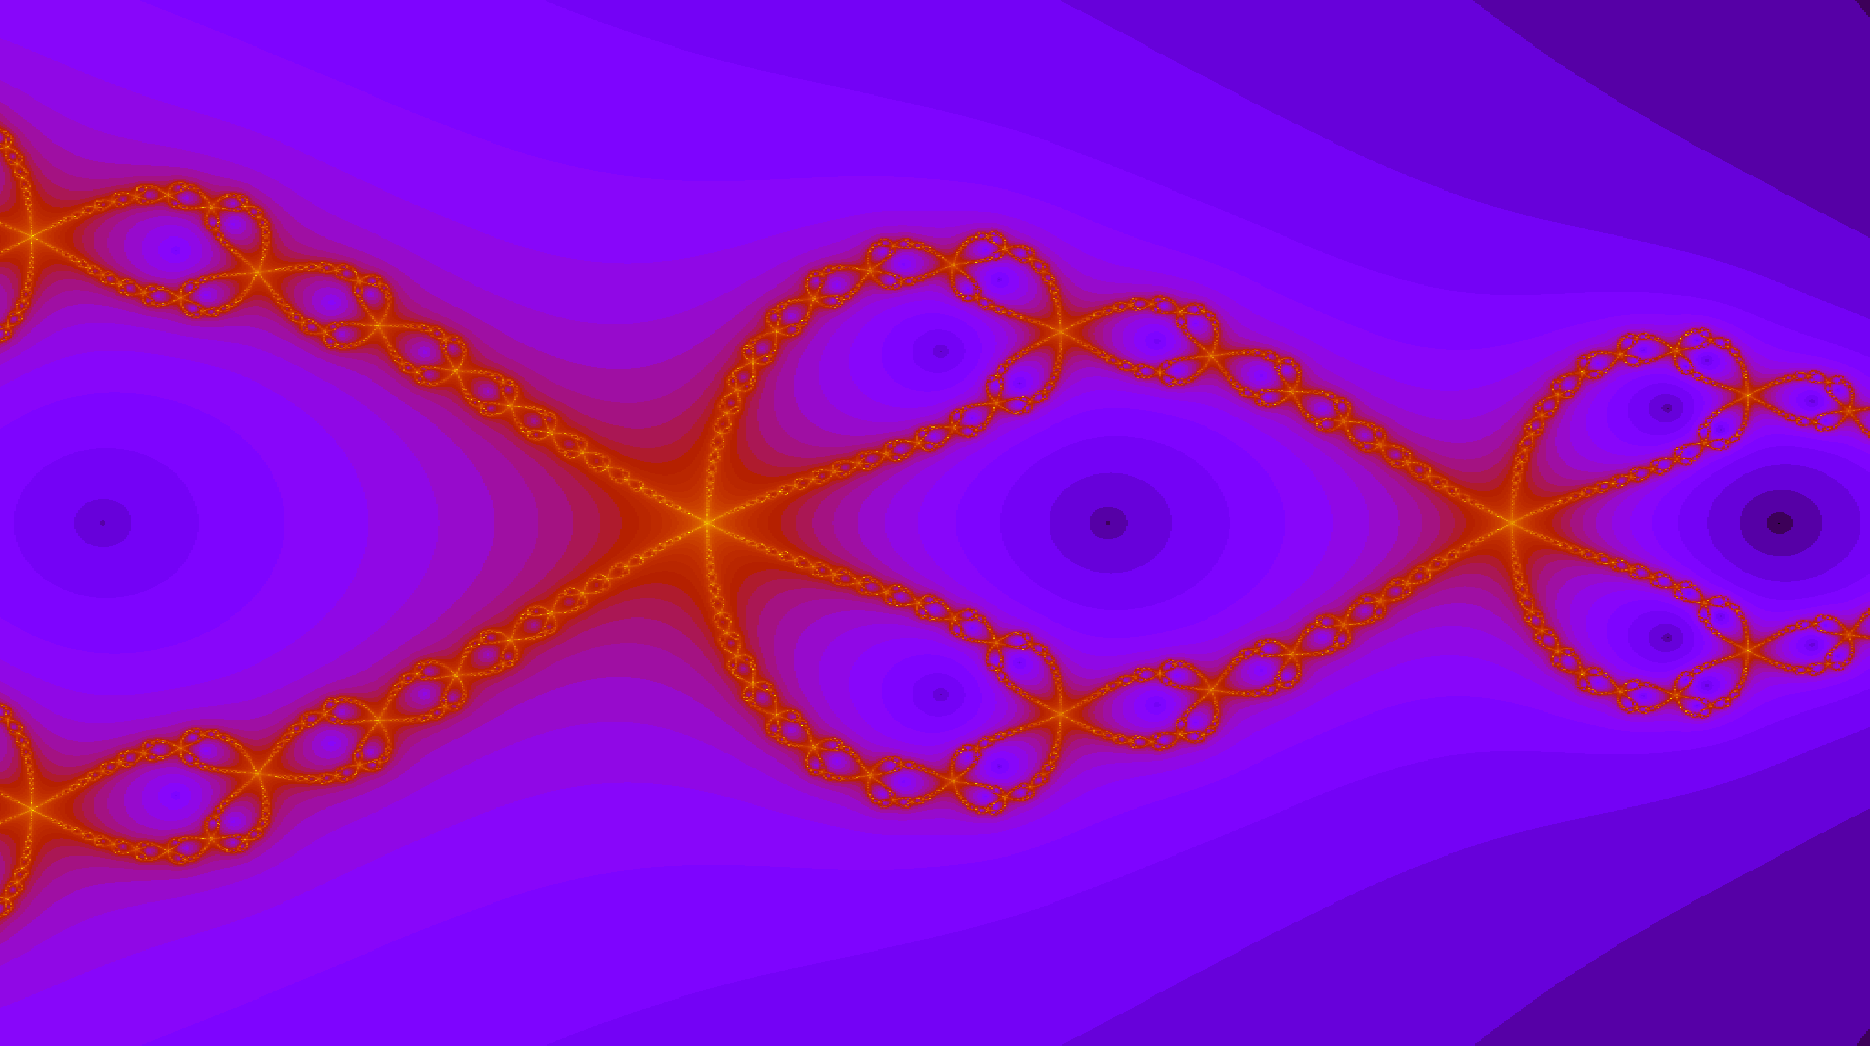

Source code (gnuplot):
reset
unset key
unset colorbox
unset tics
#unset border
set border 0
#set nokey
#set size square 1,1
set pm3d
set view map
set hidden3d
set log cb
#set xrange [-10:-8]
#set yrange [-1:1]
#set xlabel 'x'
#set ylabel 'y'
set term png size 1920,1080
set out 'fraktal1.png'
p 'fraktal.dat' w image notitle


reset
#unset key
#set nokey
#set size square
#unset border
set pm3d at st
#set view map
set hidden3d
#set log cb
#set xrange [-10:10]
#set yrange [-10:10]
#set xlabel 'x'
#set ylabel 'y'
set term png size 1920,1080
set out 'fraktal3.png'
splot 'fraktal.dat'
